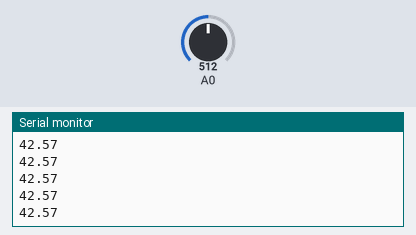
Simulated run of this sketch. Board: Arduino Uno, built with avr-gcc and run on an emulated ATmega328P. On the bench: the last lines printed to the serial monitor. The inputs (shaded band) are chosen by the test bench; at power-on: A0 = 512.

Above: at 1.2 s.
1.3 s: A0 set to 89
At 1.62 s:
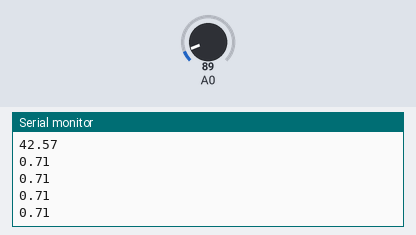
2.8 s: A0 set to 75
At 2.82 s:
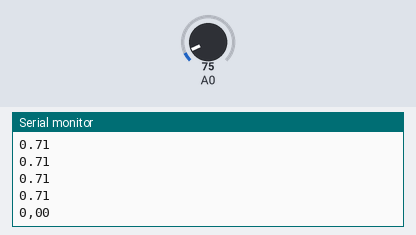

Measured:
- the behaviour switches between 82 and 81 on A0 (found by bisection; images 1 and 2)
- after the input at 1.3 s, the serial monitor: prints a new line at once (image 1)
- after the input at 2.8 s, the serial monitor: prints a new line at once (image 2)

The sketch:

Vindsensor.ino
```cpp
/************************************************************************
 Seriell överföring initieras för att seriell kommunikation ska fungera.
*************************************************************************/
void setup()
{
  Serial.begin(9600);
}
/********************************************************************************************************
 Data läses från analogPin (A0) och sparas som en float i variabeln sensorValue.
 Sensorns analoga värde omvandlas sedan till en spänning och sparas som en float i variabeln voltage.
**********************************************************************************************************/
void loop()
{
  float sensorValue = analogRead(A0);
  float voltage = (sensorValue / 1023) * 5;

/*******************************************************************************************************************
  Vindhastigheten startar på 1m/s vid 0,4V med max 32,4m/s runt 2.
  Arduino har en inbyggd map() funktion, men map() fungerar inte för float, så vi har en enkel mapFloat() funktion.
  Mappningen sparas som en float i variabeln wind_speed.
  En if-sats med argumentet om wind_speed är mindre än "0" så printas "0,00" ut för att undvika negativa värden.
  Annars så printas korrekt uppmätt värde ut.
*********************************************************************************************************************/
  float wind_speed = mapfloat(voltage, 0.4, 2, 0, 32.4);
  if (wind_speed < 0)
  {
  Serial.println("0,00");
  }
  else
  {
  Serial.println(wind_speed);
  delay(100);
  }
}
/***********************************************************************************
 Mapp funktionen används för att spara variabeln som en float.
************************************************************************************/
 float mapfloat(float x, float in_min, float in_max, float out_min, float out_max)
{
  return (x - in_min) * (out_max - out_min) / (in_max - in_min) + out_min;
}
```
